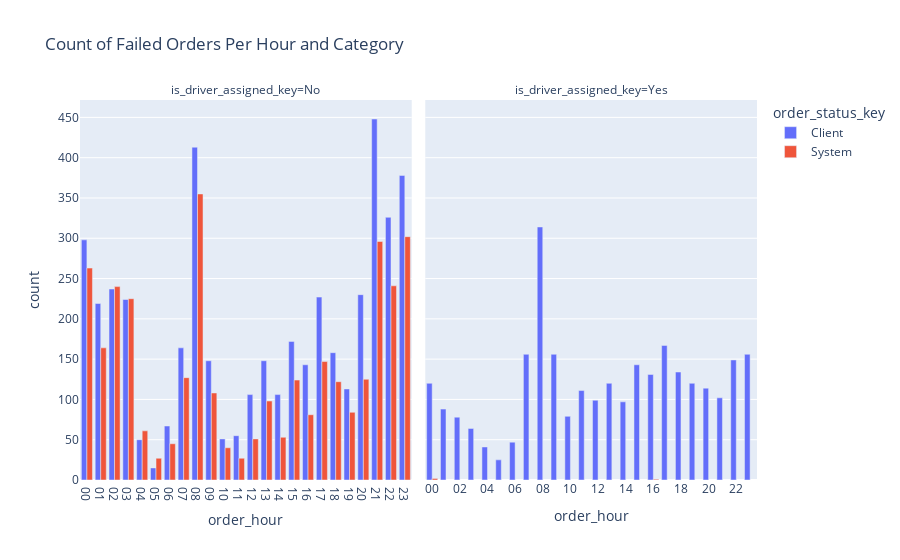

The notebook cell saved with this chart:
### Code cell
fig = px.bar(data_frame=df_count_per_hour_driver_cancellation, x='order_hour', y='count', color='order_status_key', facet_col='is_driver_assigned_key', barmode='group', title='Count of Failed Orders Per Hour and Category')
fig.update_layout(xaxis=dict(tickmode='linear', dtick=1))
fig.show()

### Figure 1 — Plotly figure (JSON) as saved in the notebook; plotly's stock layout.template omitted (floating-point values rounded to 4 significant figures)
{"data": [{"alignmentgroup": "True", "hovertemplate": "order_status_key=Client<br>is_driver_assigned_key=No<br>order_hour=%{x}<br>count=%{y}<extra></extra>", "legendgroup": "Client", "marker": {"color": "#636efa", "pattern": {"shape": ""}}, "name": "Client", "offsetgroup": "Client", "orientation": "v", "showlegend": true, "textposition": "auto", "type": "bar", "x": ["00", "01", "02", "03", "04", "05", "06", "07", "08", "09", "10", "11", "12", "13", "14", "15", "16", "17", "18", "19", "20", "21", "22", "23"], "xaxis": "x", "y": [298, 219, 237, 224, 50, 15, 67, 164, 413, 148, 51, 55, 106, 148, 106, 172, 143, 227, 158, 113, 230, 448, 326, 378], "yaxis": "y"}, {"alignmentgroup": "True", "hovertemplate": "order_status_key=Client<br>is_driver_assigned_key=Yes<br>order_hour=%{x}<br>count=%{y}<extra></extra>", "legendgroup": "Client", "marker": {"color": "#636efa", "pattern": {"shape": ""}}, "name": "Client", "offsetgroup": "Client", "orientation": "v", "showlegend": false, "textposition": "auto", "type": "bar", "x": ["00", "01", "02", "03", "04", "05", "06", "07", "08", "09", "10", "11", "12", "13", "14", "15", "16", "17", "18", "19", "20", "21", "22", "23"], "xaxis": "x2", "y": [120, 88, 78, 64, 41, 25, 47, 156, 314, 156, 79, 111, 99, 120, 97, 143, 131, 167, 134, 120, 114, 102, 149, 156], "yaxis": "y2"}, {"alignmentgroup": "True", "hovertemplate": "order_status_key=System<br>is_driver_assigned_key=No<br>order_hour=%{x}<br>count=%{y}<extra></extra>", "legendgroup": "System", "marker": {"color": "#EF553B", "pattern": {"shape": ""}}, "name": "System", "offsetgroup": "System", "orientation": "v", "showlegend": true, "textposition": "auto", "type": "bar", "x": ["00", "01", "02", "03", "04", "05", "06", "07", "08", "09", "10", "11", "12", "13", "14", "15", "16", "17", "18", "19", "20", "21", "22", "23"], "xaxis": "x", "y": [263, 164, 240, 225, 61, 27, 45, 127, 355, 108, 40, 27, 51, 98, 53, 124, 81, 147, 122, 84, 125, 296, 241, 302], "yaxis": "y"}, {"alignmentgroup": "True", "hovertemplate": "order_status_key=System<br>is_driver_assigned_key=Yes<br>order_hour=%{x}<br>count=%{y}<extra></extra>", "legendgroup": "System", "marker": {"color": "#EF553B", "pattern": {"shape": ""}}, "name": "System", "offsetgroup": "System", "orientation": "v", "showlegend": false, "textposition": "auto", "type": "bar", "x": ["00", "16"], "xaxis": "x2", "y": [2, 1], "yaxis": "y2"}], "layout": {"annotations": [{"font": {}, "showarrow": false, "text": "is_driver_assigned_key=No", "x": 0.245, "xanchor": "center", "xref": "paper", "y": 1, "yanchor": "bottom", "yref": "paper"}, {"font": {}, "showarrow": false, "text": "is_driver_assigned_key=Yes", "x": 0.755, "xanchor": "center", "xref": "paper", "y": 1, "yanchor": "bottom", "yref": "paper"}], "barmode": "group", "legend": {"title": {"text": "order_status_key"}, "tracegroupgap": 0}, "title": {"text": "Count of Failed Orders Per Hour and Category"}, "xaxis": {"anchor": "y", "domain": [0, 0.49], "dtick": 1, "tickmode": "linear", "title": {"text": "order_hour"}}, "xaxis2": {"anchor": "y2", "domain": [0.51, 1], "matches": "x", "title": {"text": "order_hour"}}, "yaxis": {"anchor": "x", "domain": [0, 1], "title": {"text": "count"}}, "yaxis2": {"anchor": "x2", "domain": [0, 1], "matches": "y", "showticklabels": false}}}
